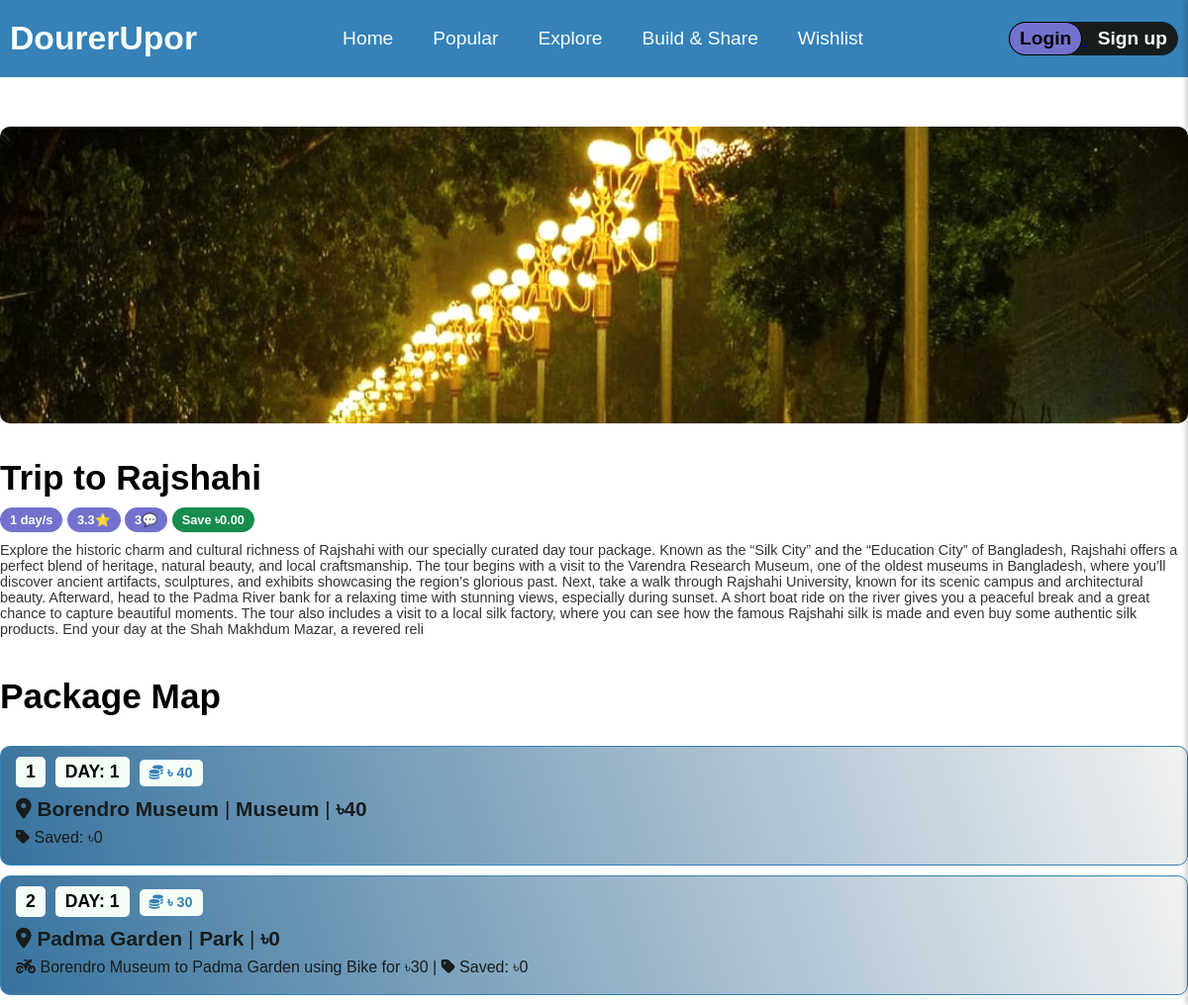
/Shadhin-experiment/package.php?id=1, run on the app's committed database.
### tables this page shows
CREATE TABLE `packages` (
  `package_id` int(11) NOT NULL,
  `package_name` varchar(255) NOT NULL,
  `publish_time` timestamp NOT NULL DEFAULT current_timestamp(),
  `build_by` int(11) NOT NULL,
  `status` varchar(255) NOT NULL DEFAULT 'pending',
  `details` varchar(1000) NOT NULL,
  `image` varchar(255) NOT NULL DEFAULT 'unknown.jpg'
);

CREATE TABLE `package_details` (
  `package_id` int(11) NOT NULL,
  `destination_id` int(11) NOT NULL,
  `money_saved` decimal(10,0) NOT NULL DEFAULT 0,
  `day_count` int(11) NOT NULL,
  `step_number` int(11) NOT NULL,
  `pickup` int(11) DEFAULT NULL,
  `transport_type` varchar(255) DEFAULT NULL,
  `cost` decimal(10,0) NOT NULL DEFAULT 0
);

CREATE TABLE `destinations` (
  `destination_id` int(11) NOT NULL,
  `name` varchar(255) NOT NULL,
  `country` varchar(255) NOT NULL DEFAULT 'Bangladesh',
  `type` varchar(255) DEFAULT 'Destination',
  `cost` decimal(10,0) NOT NULL
);

### Shadhin-experiment/DesignPatterns/imageProxy.php (called while the page is built, shortened)
<?php
function getLazyBackgroundImage($imageName) {
    return "data-bg='" . $imageName . "' class='lazy-bg'";
}
?>

### Shadhin-experiment/package.php (the view, shortened to what this page needs)
<?php
$active_page = 'package';
$packageId = isset($_GET['id']) ? intval($_GET['id']) : null;
include "decoration.php";
include "DesignPatterns/imageProxy.php";
$conn = Database::getInstance()->getConnection();
$email = isset($_SESSION['email']) ? $_SESSION['email'] : null;
$selectData = $conn->prepare("
SELECT
    p.package_id,
    p.package_name,
    p.details,
    p.image,
    COUNT(DISTINCT pf.user_id) AS Followers,
    AVG(DISTINCT r.rating) AS Rating,
    COUNT(DISTINCT r.review_id) AS TotalReview,
    SUM(DISTINCT pd.money_saved) as Saved,
    MAX(DISTINCT pd.day_count) as TotalDays,
    MAX(CASE WHEN u.email = '{$email}' THEN u.id ELSE NULL END) AS LoggedInUserId
FROM
    packages p
LEFT JOIN
    package_details pd ON p.package_id = pd.package_id
LEFT JOIN
    reviews r ON p.package_id = r.package_id
LEFT JOIN
    package_followers pf ON p.package_id = pf.package_id
LEFT JOIN
	user u ON pf.user_id = u.id
GROUP BY
    p.package_id, p.package_name
HAVING p.package_id = {$packageId}
ORDER BY Followers DESC, Rating DESC
");
$selectData->execute();
$rows = $selectData->fetchAll(PDO::FETCH_ASSOC);
?>
<!DOCTYPE html>
<html>
<head>
</head>
<body>
<nav id="navigation" class="special-nav">
                <div class="logo">
                    <h3>DourerUpor</h3>
                </div>
                <div>
                    <ul>
                        <li class="active-page"><a href="home.php" <?php if($active_page == "home") {echo "class='active'";} ?> >Home</a></li>
                        <li><a <?php if($active_page == "popular") {echo "class='active'";} ?> href="popular.php">Popular</a></li>
                        <li><a <?php if($active_page == "explore") {echo "class='active'";} ?> href="">Explore</a></li>
                        <li><a <?php if($active_page == "build&share") {echo "class='active'";} ?> href="">Build & Share</a></li>
                        <li><a href="">Wishlist</a></li>
                    </ul>
                </div>
                <div>
                    <?php if (isset($_SESSION['email'])): ?>
                        <form action="./Login/user-actions.php" method="post">
                            <button type ="Submit" class="theme-btn log-out-btn" title="Click to logout" name="log-out-btn"><?php echo $username; ?></button>
                        </form>
                    <?php else: ?>
                    <div class="login-btn-container">
                        <a href="./login/login.html">
                            <button class="login-btn theme-btn">Login</button>
                        </a>
                        <a href="./login/login.html">
                        <button class="signup-btn theme-btn">Sign up</button>
                        </a>
                    </div>
                    <?php endif ?>
                </div>
 </nav>
 <section id="package-details">
        <div class="package-details-container">
        <?php foreach ($rows as $row):
            $package_id = $row['package_id'];
            $package_name = $row['package_name'];
            $details = $row['details'];
            $coverImage = $row['image'];
            $totalDays = $row['TotalDays'];
            $rating = number_format($row['Rating'], 1);
            $totalReview = $row['TotalReview'];
            $saved = number_format($row['Saved'], 2);
        ?>
            <div class="package-details" data-package-id="<?php echo $package_id; ?>">
                <div class="left">
                    <div class="package-cover lazy-bg" <?php echo getLazyBackgroundImage("img/package-cover/{$coverImage}"); ?> style="background-repeat: no-repeat; background-size: cover; border-radius: 10px;"></div>
                </div>
                <div class="right">
                    <h3 class="package-name card-item"><?php echo htmlspecialchars($package_name); ?></h3>
                    <div class="card-item">
                        <button disabled class="theme-btn info-btn"><?php echo htmlspecialchars($totalDays); ?> day/s</button>
                        <button disabled class="theme-btn info-btn"><?php echo htmlspecialchars($rating); ?>⭐</button>
                        <button disabled class="theme-btn info-btn"><?php echo htmlspecialchars($totalReview); ?>💬</button>
                        <button disabled class="theme-btn info-btn offer">Save ৳<?php echo $saved; ?></button>
                    </div>
                    <p class="card-item package-brief"><?php echo htmlspecialchars($details); ?></p>
                </div>
            </div>
            <?php endforeach; ?>
        </div>
    </section>
    <?php
    $selectPackageDetails = $conn->prepare("
    	SELECT p.package_id,pd.step_number as stepCount ,pd.day_count as dayCount, d.cost as DestCost, d.name as Destination, d.type as DestType, dp.name as pickup, pd.transport_type as TransType, pd.cost as transCost, pd.money_saved as Saved
		FROM package_details pd
		LEFT JOIN packages p ON p.package_id = pd.package_id
		LEFT JOIN destinations d ON d.destination_id = pd.destination_id
		LEFT JOIN destinations dp ON dp.destination_id = pd.pickup
		WHERE p.package_id = {$packageId}
		ORDER BY pd.step_number ASC
    	");
    $selectPackageDetails->execute();
	$rows = $selectPackageDetails->fetchAll(PDO::FETCH_ASSOC);
    ?>
    <section id="package-map">
    	<h1 class="package-map-title">Package Map</h1>
    	<div class="map-card-container">
    		<?php foreach ($rows as $row):
	    		$stepCount   = $row['stepCount'];
			    $dayCount    = $row['dayCount'];
			    $destCost    = $row['DestCost'];
			    $destination = $row['Destination'];
			    $destType    = $row['DestType'];
			    $pickup      = $row['pickup'];
			    $transType   = $row['TransType'];
			    $transCost   = $row['transCost'];
			    $saved       = $row['Saved']
        	?>
    		<div class="map-card">
    			<p class="p-day map-item"><?php echo htmlspecialchars($stepCount); ?></p><p class="p-day map-item">DAY: <?php echo htmlspecialchars($dayCount); ?></p><p class="p-day p-cost map-item"><i class="fa-solid fa-coins"></i> <?php echo htmlspecialchars("৳ " . $destCost+$transCost-$saved); ?></p>
    			<p class="p-main map-item"><i class="fa-solid fa-location-dot"></i> <b><?php echo htmlspecialchars($destination); ?></b> | <b><?php echo htmlspecialchars($destType); ?></b> | <b>৳<?php echo htmlspecialchars($destCost); ?></b></p>
    			<p class="p-optional map-item">
                <?php
                    $icon = '<i class="fa-solid fa-car"></i>';
                    if (!empty($transType)) {
                        $type = strtolower($transType);
                        if ($type === 'bike' || $type === 'motorcycle') {
                            $icon = '<i class="fa-solid fa-motorcycle"></i>';
                        } elseif ($type === 'train' || $type === 'metro' || $type === 'tram') {
                            $icon = '<i class="fa-solid fa-train"></i>';
                        } elseif ($type === 'plane' || $type === 'airplane' || $type === 'flight') {
                            $icon = '<i class="fa-solid fa-plane"></i>';
                        }
                        elseif ($type === 'bus' || $type === 'public transport' || $type === 'local bus') {
                            $icon = '<i class="fa-solid fa-bus-simple"></i>';
                        }
                    }
                ?>
                    <?php if (!empty($pickup)): ?>
                        <?php echo $icon . ' ' . htmlspecialchars($pickup . " to "); ?>
                    <?php endif; ?>
                    <?php if (!empty($pickup)): ?>
                        <?php echo htmlspecialchars($destination . " using "); ?>
                    <?php endif; ?>
                    <?php if (!empty($transType)): ?>
                        <?php echo htmlspecialchars($transType . " for ৳" . $transCost . " | "); ?>
                    <?php endif; ?>
                    <i class="fa-solid fa-tag"></i> Saved: ৳<?php echo htmlspecialchars($saved); ?>
                </p>
    		</div>
    		<?php endforeach; ?>
    	</div>
    </section>
</body>
</html>

### Shadhin-experiment/styles.css (style rules this page uses)
:root { --blue: #3581b8; --green: #168C4D; --white: #f4fff8; --black: #171d1c; --primary: #7272CE; --secondary: #ADC9B8; }
* { margin: 0; padding: 0; box-sizing: border-box; font-family: sans-serif; }
#navigation { width: 100%; max-width: 1200px; display: flex; flex-direction: row; justify-content: space-between; align-items: center; padding: 20px 10px; margin: 0 auto; }
.special-nav { background: var(--blue); }
.logo { font-size: 1.8rem; cursor: pointer; color: var(--white); }
nav ul { display: flex; flex-direction: row; justify-content: center; align-items: center; }
nav ul li { list-style-type: none; padding: 5px 20px; }
.active-page { color: purple; }
nav ul li a { text-decoration: none; color: var(--white); font-size: 1.2rem; }
.theme-btn { background: none; border: 1px solid black; padding: 5px 10px; border-radius: 40px; cursor: pointer; font-size: 1.2rem; font-weight: bold; }
.login-btn-container { background-color: var(--black); border-radius: 40px; }
.login-btn { background-color: var(--primary); transition-duration: .3s; }
.signup-btn { border: 1px solid transparent; color: var(--white); transition-duration: .3s; }
::placeholder { color: rgba(240, 240, 240, 1); opacity: 1; }
.package-name { font-size: 1.6rem; font-weight: bold; }
.package-brief { color: rgba(0, 0, 0, 0.8); font-size: .9rem; }
.info-btn { font-size: .8rem; padding: 5px 10px; height: 25px; color: var(--white); background-color: var(--primary); border: none; }
.offer { background-color: var(--green); }
.card-item { margin-top: 10px; }
#package-details { max-width: 1200px; margin: 0 auto; }
.package-details { display: flex; flex-direction: column; justify-content: center; align-items: center; }
.package-details .left .package-cover { width: 1200px; height: 300px; margin: 50px 0 25px 0; }
.package-details-container .package-name { font-size: 2.2rem; }
#package-map { max-width: 1200px; margin: 0 auto; }
.package-map-title { margin: 30px 0; font-size: 2.2rem; }
.map-card { border: 1px solid var(--blue); background: rgb(55,114,157); background: linear-gradient(71deg, rgba(55,114,157,1) 0%, rgba(242,242,242,1) 100%); padding: 10px 10px; border-radius: 10px; margin-bottom: 10px; }
.map-item { margin: 8px 5px; }
.p-day { background-color: var(--white); color: black; font-weight: bold; display: inline-block; padding: 5px 10px; font-size: 1.1rem; border-radius: 5px; text-align: center; margin: 0px 5px; }
.p-cost { font-size: .9rem; color: var(--blue); }
.p-main { font-size: 1.3rem; color: var(--black); margin-top: 10px; }
.p-optional { color: var(--black); }

### data on the page
packages: package_name "Trip to Rajshahi", totalDays "1", rating "3.3", totalReview "3", saved "0.00", details "Explore the historic charm and cultural richness of Rajshahi with our specially curated day tour package. Known as the “Silk City” and the “Education City” of Bangladesh, Rajshahi offers a perfect blend of heritage, natural beauty, and local craftsmanship. The tour begins with a visit to the Varendra Research Museum, one of the oldest museums in Bangladesh, where you’ll discover ancient artifacts, sculptures, and exhibits showcasing the region’s glorious past. Next, take a walk through Rajshahi University, known for its scenic campus and architectural beauty. Afterward, head to the Padma River bank for a relaxing time with stunning views, especially during sunset. A short boat ride on the…"
package_details: step_number "1", day_count "1", "৳ " . $destCost+$transCost-$saved "৳ 40", destination.name "Borendro Museum", destination.type "Museum", destination.cost "40", money_saved "0"
package_details: step_number "2", day_count "1", "৳ " . $destCost+$transCost-$saved "৳ 30", destination.name "Padma Garden", destination.type "Park", destination.cost "0", pickup.name "Borendro Museum to", destination.name "Padma Garden using", transport_type+cost "Bike for ৳30 |", money_saved "0"
